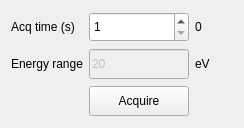
  <widget class="QWidget" name="gridLayoutWidget_26">
   <property name="geometry">
    <rect>
     <x>10</x>
     <y>20</y>
     <width>244</width>
     <height>128</height>
    </rect>
   </property>
   <layout class="QGridLayout" name="gridLayout_36">
    <item row="1" column="2">
     <widget class="QLabel" name="label_143">
      <property name="maximumSize">
       <size>
        <width>50</width>
        <height>16777215</height>
       </size>
      </property>
      <property name="text">
       <string>eV</string>
      </property>
     </widget>
    </item>
    <item row="0" column="2">
     <widget class="QLabel" name="label_acq_time_rbv">
      <property name="maximumSize">
       <size>
        <width>50</width>
        <height>16777215</height>
       </size>
      </property>
      <property name="text">
       <string>0 </string>
      </property>
     </widget>
    </item>
    <item row="0" column="1">
     <widget class="QSpinBox" name="spinBox_acq_time">
      <property name="maximumSize">
       <size>
        <width>100</width>
        <height>30</height>
       </size>
      </property>
      <property name="minimum">
       <number>1</number>
      </property>
     </widget>
    </item>
    <item row="1" column="0">
     <widget class="QLabel" name="label_142">
      <property name="maximumSize">
       <size>
        <width>100</width>
        <height>30</height>
       </size>
      </property>
      <property name="text">
       <string>Energy range</string>
      </property>
     </widget>
    </item>
    <item row="0" column="0">
     <widget class="QLabel" name="label_141">
      <property name="maximumSize">
       <size>
        <width>100</width>
        <height>30</height>
       </size>
      </property>
      <property name="text">
       <string>Acq time (s)</string>
      </property>
     </widget>
    </item>
    <item row="1" column="1">
     <widget class="QLineEdit" name="edit_xia_energy_range">
      <property name="enabled">
       <bool>false</bool>
      </property>
      <property name="maximumSize">
       <size>
        <width>100</width>
        <height>30</height>
       </size>
      </property>
      <property name="text">
       <string>20</string>
      </property>
     </widget>
    </item>
    <item row="2" column="1">
     <widget class="QPushButton" name="push_xs3_acquire">
      <property name="enabled">
       <bool>true</bool>
      </property>
      <property name="maximumSize">
       <size>
        <width>100</width>
        <height>30</height>
       </size>
      </property>
      <property name="text">
       <string>Acquire</string>
      </property>
     </widget>
    </item>
   </layout>
  </widget>
